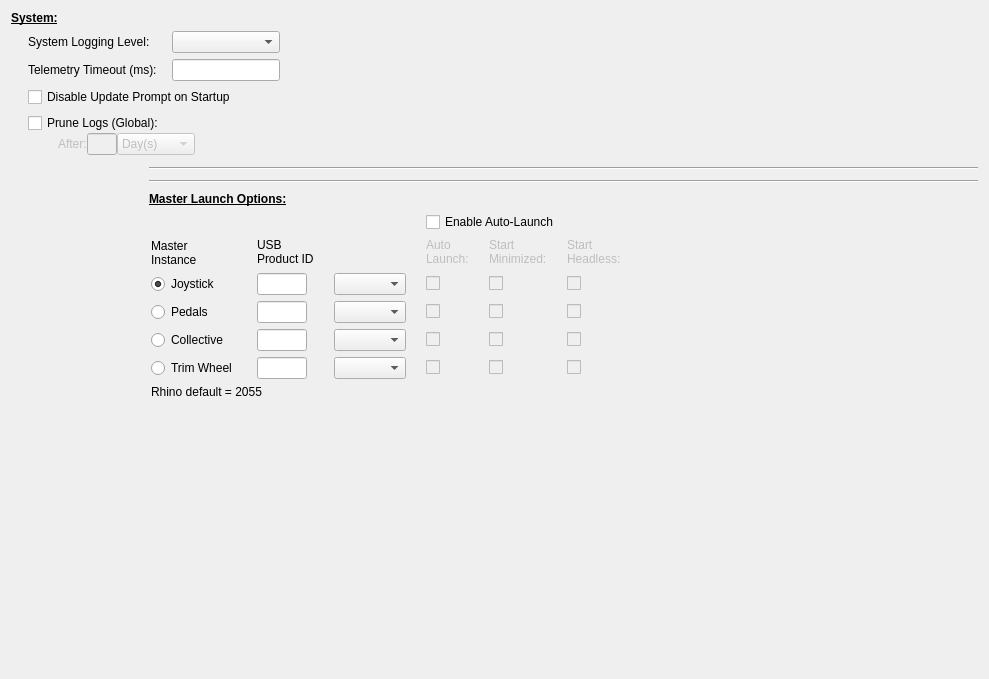
     <widget class="QWidget" name="tab_System">
      <attribute name="title">
       <string>System</string>
      </attribute>
      <layout class="QGridLayout" name="gridLayout_16">
       <item row="0" column="0" colspan="2">
        <layout class="QGridLayout" name="gridLayout_5">
         <property name="horizontalSpacing">
          <number>15</number>
         </property>
         <item row="1" column="1">
          <widget class="QLabel" name="label">
           <property name="text">
            <string>System Logging Level:</string>
           </property>
          </widget>
         </item>
         <item row="4" column="1" colspan="2">
          <layout class="QGridLayout" name="gridLayout_2">
           <item row="1" column="0">
            <spacer name="horizontalSpacer_12">
             <property name="orientation">
              <enum>Qt::Horizontal</enum>
             </property>
             <property name="sizeType">
              <enum>QSizePolicy::Fixed</enum>
             </property>
             <property name="sizeHint" stdset="0">
              <size>
               <width>30</width>
               <height>20</height>
              </size>
             </property>
            </spacer>
           </item>
           <item row="1" column="4">
            <spacer name="horizontalSpacer_13">
             <property name="orientation">
              <enum>Qt::Horizontal</enum>
             </property>
             <property name="sizeHint" stdset="0">
              <size>
               <width>40</width>
               <height>20</height>
              </size>
             </property>
            </spacer>
           </item>
           <item row="1" column="1">
            <widget class="QLabel" name="lab_logPrune">
             <property name="enabled">
              <bool>false</bool>
             </property>
             <property name="sizePolicy">
              <sizepolicy hsizetype="Fixed" vsizetype="Preferred">
               <horstretch>0</horstretch>
               <verstretch>0</verstretch>
              </sizepolicy>
             </property>
             <property name="text">
              <string>After:</string>
             </property>
            </widget>
           </item>
           <item row="0" column="0" colspan="4">
            <widget class="LabeledToggle" name="cb_logPrune">
             <property name="text">
              <string>Prune Logs (Global):</string>
             </property>
            </widget>
           </item>
           <item row="1" column="2">
            <widget class="QLineEdit" name="tb_logPrune">
             <property name="enabled">
              <bool>false</bool>
             </property>
             <property name="maximumSize">
              <size>
               <width>30</width>
               <height>16777215</height>
              </size>
             </property>
            </widget>
           </item>
           <item row="1" column="3">
            <widget class="QComboBox" name="combo_logPrune">
             <property name="enabled">
              <bool>false</bool>
             </property>
             <property name="sizePolicy">
              <sizepolicy hsizetype="Fixed" vsizetype="Fixed">
               <horstretch>0</horstretch>
               <verstretch>0</verstretch>
              </sizepolicy>
             </property>
             <item>
              <property name="text">
               <string>Day(s)</string>
              </property>
             </item>
             <item>
              <property name="text">
               <string>Week(s)</string>
              </property>
             </item>
             <item>
              <property name="text">
               <string>Month(s)</string>
              </property>
             </item>
            </widget>
           </item>
          </layout>
         </item>
         <item row="2" column="2">
          <widget class="QLineEdit" name="telemTimeout"/>
         </item>
         <item row="3" column="1" colspan="2">
          <widget class="LabeledToggle" name="ignoreUpdate">
           <property name="sizePolicy">
            <sizepolicy hsizetype="Minimum" vsizetype="Fixed">
             <horstretch>0</horstretch>
             <verstretch>0</verstretch>
            </sizepolicy>
           </property>
           <property name="text">
            <string>Disable Update Prompt on Startup</string>
           </property>
          </widget>
         </item>
         <item row="1" column="0">
          <spacer name="horizontalSpacer_28">
           <property name="orientation">
            <enum>Qt::Horizontal</enum>
           </property>
           <property name="sizeType">
            <enum>QSizePolicy::Fixed</enum>
           </property>
           <property name="sizeHint" stdset="0">
            <size>
             <width>2</width>
             <height>20</height>
            </size>
           </property>
          </spacer>
         </item>
         <item row="0" column="0" colspan="2">
          <widget class="QLabel" name="labelSystem">
           <property name="font">
            <font>
             <bold>true</bold>
             <underline>true</underline>
            </font>
           </property>
           <property name="text">
            <string>System:</string>
           </property>
          </widget>
         </item>
         <item row="2" column="1">
          <widget class="QLabel" name="label_2">
           <property name="text">
            <string>Telemetry Timeout (ms):</string>
           </property>
          </widget>
         </item>
         <item row="1" column="2">
          <widget class="QComboBox" name="logLevel">
           <property name="sizePolicy">
            <sizepolicy hsizetype="Preferred" vsizetype="Fixed">
             <horstretch>0</horstretch>
             <verstretch>0</verstretch>
            </sizepolicy>
           </property>
          </widget>
         </item>
        </layout>
       </item>
       <item row="0" column="2">
        <spacer name="horizontalSpacer">
         <property name="orientation">
          <enum>Qt::Horizontal</enum>
         </property>
         <property name="sizeHint" stdset="0">
          <size>
           <width>449</width>
           <height>20</height>
          </size>
         </property>
        </spacer>
       </item>
       <item row="1" column="0" rowspan="2" colspan="2">
        <widget class="QWidget" name="pruneLogOptions" native="true">
         <layout class="QGridLayout" name="gridLayout_14">
          <property name="leftMargin">
           <number>0</number>
          </property>
          <property name="topMargin">
           <number>0</number>
          </property>
          <property name="rightMargin">
           <number>0</number>
          </property>
          <property name="bottomMargin">
           <number>0</number>
          </property>
         </layout>
        </widget>
       </item>
       <item row="2" column="1" colspan="2">
        <widget class="Line" name="systab_line2">
         <property name="orientation">
          <enum>Qt::Horizontal</enum>
         </property>
        </widget>
       </item>
       <item row="4" column="1" colspan="2">
        <widget class="Line" name="systab_line1">
         <property name="sizePolicy">
          <sizepolicy hsizetype="Minimum" vsizetype="Fixed">
           <horstretch>0</horstretch>
           <verstretch>0</verstretch>
          </sizepolicy>
         </property>
         <property name="minimumSize">
          <size>
           <width>0</width>
           <height>10</height>
          </size>
         </property>
         <property name="orientation">
          <enum>Qt::Horizontal</enum>
         </property>
        </widget>
       </item>
       <item row="6" column="0" colspan="2">
        <spacer name="verticalSpacer">
         <property name="orientation">
          <enum>Qt::Vertical</enum>
         </property>
         <property name="sizeHint" stdset="0">
          <size>
           <width>20</width>
           <height>269</height>
          </size>
         </property>
        </spacer>
       </item>
       <item row="5" column="1" colspan="2">
        <widget class="QWidget" name="masterLaunchOptions" native="true">
         <layout class="QGridLayout" name="gridLayout_7">
          <property name="leftMargin">
           <number>0</number>
          </property>
          <property name="topMargin">
           <number>0</number>
          </property>
          <property name="rightMargin">
           <number>0</number>
          </property>
          <property name="bottomMargin">
           <number>0</number>
          </property>
          <item row="0" column="0">
           <widget class="QLabel" name="labelLaunch">
            <property name="font">
             <font>
              <bold>true</bold>
              <underline>true</underline>
             </font>
            </property>
            <property name="text">
             <string>Master Launch Options:</string>
            </property>
           </widget>
          </item>
          <item row="1" column="0">
           <layout class="QGridLayout" name="gridLayout_3">
            <property name="horizontalSpacing">
             <number>20</number>
            </property>
            <item row="1" column="7">
             <spacer name="horizontalSpacer_23">
              <property name="orientation">
               <enum>Qt::Horizontal</enum>
              </property>
              <property name="sizeHint" stdset="0">
               <size>
                <width>357</width>
                <height>29</height>
               </size>
              </property>
             </spacer>
            </item>
            <item row="2" column="1">
             <widget class="QRadioButton" name="rb_master_j">
              <property name="text">
               <string>Joystick</string>
              </property>
              <property name="checked">
               <bool>true</bool>
              </property>
             </widget>
            </item>
            <item row="2" column="5">
             <widget class="QCheckBox" name="cb_min_enable_j">
              <property name="enabled">
               <bool>false</bool>
              </property>
              <property name="maximumSize">
               <size>
                <width>15</width>
                <height>16777215</height>
               </size>
              </property>
              <property name="text">
               <string/>
              </property>
              <property name="checkable">
               <bool>true</bool>
              </property>
             </widget>
            </item>
            <item row="4" column="6">
             <widget class="QCheckBox" name="cb_headless_c">
              <property name="enabled">
               <bool>false</bool>
              </property>
              <property name="maximumSize">
               <size>
                <width>15</width>
                <height>16777215</height>
               </size>
              </property>
              <property name="text">
               <string/>
              </property>
              <property name="checkable">
               <bool>true</bool>
              </property>
             </widget>
            </item>
            <item row="1" column="6">
             <widget class="QLabel" name="lab_start_headless">
              <property name="enabled">
               <bool>false</bool>
              </property>
              <property name="text">
               <string>Start
Headless:</string>
              </property>
              <property name="alignment">
               <set>Qt::AlignLeading|Qt::AlignLeft|Qt::AlignTop</set>
              </property>
             </widget>
            </item>
            <item row="3" column="1">
             <widget class="QRadioButton" name="rb_master_p">
              <property name="text">
               <string>Pedals</string>
              </property>
             </widget>
            </item>
            <item row="1" column="1">
             <widget class="QLabel" name="label_9">
              <property name="sizePolicy">
               <sizepolicy hsizetype="Preferred" vsizetype="Preferred">
                <horstretch>0</horstretch>
                <verstretch>0</verstretch>
               </sizepolicy>
              </property>
              <property name="text">
               <string>Master
Instance</string>
              </property>
             </widget>
            </item>
            <item row="3" column="7">
             <spacer name="horizontalSpacer_25">
              <property name="orientation">
               <enum>Qt::Horizontal</enum>
              </property>
              <property name="sizeHint" stdset="0">
               <size>
                <width>357</width>
                <height>19</height>
               </size>
              </property>
             </spacer>
            </item>
            <item row="4" column="7">
             <spacer name="horizontalSpacer_26">
              <property name="orientation">
               <enum>Qt::Horizontal</enum>
              </property>
              <property name="sizeHint" stdset="0">
               <size>
                <width>357</width>
                <height>19</height>
               </size>
              </property>
             </spacer>
            </item>
            <item row="4" column="2">
             <widget class="QLineEdit" name="tb_pid_c">
              <property name="maximumSize">
               <size>
                <width>50</width>
                <height>16777215</height>
               </size>
              </property>
             </widget>
            </item>
            <item row="1" column="4">
             <widget class="QLabel" name="lab_auto_launch">
              <property name="enabled">
               <bool>false</bool>
              </property>
              <property name="sizePolicy">
               <sizepolicy hsizetype="Preferred" vsizetype="Preferred">
                <horstretch>0</horstretch>
                <verstretch>0</verstretch>
               </sizepolicy>
              </property>
              <property name="text">
               <string>Auto
Launch:</string>
              </property>
              <property name="alignment">
               <set>Qt::AlignLeading|Qt::AlignLeft|Qt::AlignTop</set>
              </property>
             </widget>
            </item>
            <item row="3" column="6">
             <widget class="QCheckBox" name="cb_headless_p">
              <property name="enabled">
               <bool>false</bool>
              </property>
              <property name="maximumSize">
               <size>
                <width>15</width>
                <height>16777215</height>
               </size>
              </property>
              <property name="text">
               <string/>
              </property>
              <property name="checkable">
               <bool>true</bool>
              </property>
             </widget>
            </item>
            <item row="2" column="7">
             <spacer name="horizontalSpacer_24">
              <property name="orientation">
               <enum>Qt::Horizontal</enum>
              </property>
              <property name="sizeHint" stdset="0">
               <size>
                <width>357</width>
                <height>19</height>
               </size>
              </property>
             </spacer>
            </item>
            <item row="5" column="6">
             <widget class="QCheckBox" name="cb_headless_t">
              <property name="enabled">
               <bool>false</bool>
              </property>
              <property name="maximumSize">
               <size>
                <width>15</width>
                <height>16777215</height>
               </size>
              </property>
              <property name="text">
               <string/>
              </property>
              <property name="checkable">
               <bool>true</bool>
              </property>
             </widget>
            </item>
            <item row="2" column="6">
             <widget class="QCheckBox" name="cb_headless_j">
              <property name="enabled">
               <bool>false</bool>
              </property>
              <property name="maximumSize">
               <size>
                <width>15</width>
                <height>16777215</height>
               </size>
              </property>
              <property name="text">
               <string/>
              </property>
              <property name="checkable">
               <bool>true</bool>
              </property>
             </widget>
            </item>
            <item row="2" column="2">
             <widget class="QLineEdit" name="tb_pid_j">
              <property name="maximumSize">
               <size>
                <width>50</width>
                <height>16777215</height>
               </size>
              </property>
              <property name="text">
               <string/>
              </property>
             </widget>
            </item>
            <item row="3" column="4">
             <widget class="QCheckBox" name="cb_al_enable_p">
              <property name="enabled">
               <bool>false</bool>
              </property>
              <property name="maximumSize">
               <size>
                <width>15</width>
                <height>16777215</height>
               </size>
              </property>
              <property name="text">
               <string/>
              </property>
             </widget>
            </item>
            <item row="4" column="5">
             <widget class="QCheckBox" name="cb_min_enable_c">
              <property name="enabled">
               <bool>false</bool>
              </property>
              <property name="maximumSize">
               <size>
                <width>15</width>
                <height>16777215</height>
               </size>
              </property>
              <property name="text">
               <string/>
              </property>
              <property name="checkable">
               <bool>true</bool>
              </property>
             </widget>
            </item>
            <item row="0" column="4" colspan="3">
             <widget class="QCheckBox" name="cb_al_enable">
              <property name="font">
               <font>
                <bold>false</bold>
                <underline>false</underline>
               </font>
              </property>
              <property name="text">
               <string>Enable Auto-Launch</string>
              </property>
             </widget>
            </item>
            <item row="6" column="1" colspan="2">
             <widget class="QLabel" name="label_10">
              <property name="text">
               <string>Rhino default = 2055</string>
              </property>
             </widget>
            </item>
            <item row="1" column="2">
             <widget class="QLabel" name="label_12">
              <property name="text">
               <string>USB
Product ID</string>
              </property>
              <property name="alignment">
               <set>Qt::AlignLeading|Qt::AlignLeft|Qt::AlignTop</set>
              </property>
             </widget>
            </item>
            <item row="5" column="1">
             <widget class="QRadioButton" name="rb_master_t">
              <property name="text">
               <string>Trim Wheel</string>
              </property>
             </widget>
            </item>
            <item row="1" column="0">
             <spacer name="horizontalSpacer_29">
              <property name="orientation">
               <enum>Qt::Horizontal</enum>
              </property>
              <property name="sizeType">
               <enum>QSizePolicy::Fixed</enum>
              </property>
              <property name="sizeHint" stdset="0">
               <size>
                <width>2</width>
                <height>17</height>
               </size>
              </property>
             </spacer>
            </item>
            <item row="5" column="5">
             <widget class="QCheckBox" name="cb_min_enable_t">
              <property name="enabled">
               <bool>false</bool>
              </property>
              <property name="maximumSize">
               <size>
                <width>15</width>
                <height>16777215</height>
               </size>
              </property>
              <property name="text">
               <string/>
              </property>
              <property name="checkable">
               <bool>true</bool>
              </property>
             </widget>
            </item>
            <item row="4" column="1">
             <widget class="QRadioButton" name="rb_master_c">
              <property name="text">
               <string>Collective</string>
              </property>
             </widget>
            </item>
            <item row="5" column="2">
             <widget class="QLineEdit" name="tb_pid_t">
              <property name="maximumSize">
               <size>
                <width>50</width>
                <height>16777215</height>
               </size>
              </property>
             </widget>
            </item>
            <item row="3" column="2">
             <widget class="QLineEdit" name="tb_pid_p">
              <property name="maximumSize">
               <size>
                <width>50</width>
                <height>16777215</height>
               </size>
              </property>
             </widget>
            </item>
            <item row="2" column="4">
             <widget class="QCheckBox" name="cb_al_enable_j">
              <property name="enabled">
               <bool>false</bool>
              </property>
              <property name="maximumSize">
               <size>
                <width>15</width>
                <height>16777215</height>
               </size>
              </property>
              <property name="text">
               <string/>
              </property>
             </widget>
            </item>
            <item row="5" column="4">
             <widget class="QCheckBox" name="cb_al_enable_t">
              <property name="enabled">
               <bool>false</bool>
              </property>
              <property name="maximumSize">
               <size>
                <width>15</width>
                <height>16777215</height>
               </size>
              </property>
              <property name="text">
               <string/>
              </property>
             </widget>
            </item>
            <item row="3" column="5">
             <widget class="QCheckBox" name="cb_min_enable_p">
              <property name="enabled">
               <bool>false</bool>
              </property>
              <property name="maximumSize">
               <size>
                <width>15</width>
                <height>16777215</height>
               </size>
              </property>
              <property name="text">
               <string/>
              </property>
              <property name="checkable">
               <bool>true</bool>
              </property>
             </widget>
            </item>
            <item row="4" column="4">
             <widget class="QCheckBox" name="cb_al_enable_c">
              <property name="enabled">
               <bool>false</bool>
              </property>
              <property name="maximumSize">
               <size>
                <width>15</width>
                <height>16777215</height>
               </size>
              </property>
              <property name="text">
               <string/>
              </property>
             </widget>
            </item>
            <item row="1" column="5">
             <widget class="QLabel" name="lab_start_min">
              <property name="enabled">
               <bool>false</bool>
              </property>
              <property name="text">
               <string>Start
Minimized:</string>
              </property>
              <property name="alignment">
               <set>Qt::AlignLeading|Qt::AlignLeft|Qt::AlignTop</set>
              </property>
             </widget>
            </item>
            <item row="2" column="3">
             <widget class="QComboBox" name="cb_select_j"/>
            </item>
            <item row="3" column="3">
             <widget class="QComboBox" name="cb_select_p"/>
            </item>
            <item row="4" column="3">
             <widget class="QComboBox" name="cb_select_c"/>
            </item>
            <item row="5" column="3">
             <widget class="QComboBox" name="cb_select_t"/>
            </item>
           </layout>
          </item>
         </layout>
        </widget>
       </item>
      </layout>
     </widget>
